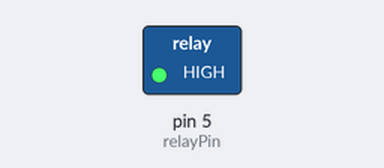
A sketch run on a simulated Arduino Uno, built with avr-gcc and run on an emulated ATmega328P. Shown: switched loads named in the sketch (green lamp = pin HIGH).

Above: at 1.7 s.
At 6.2 s:
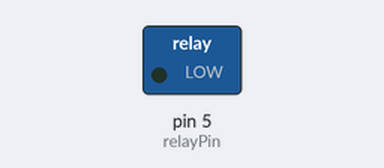
Timing chart, 0 to 7.9 s (numbered marks = the images above):
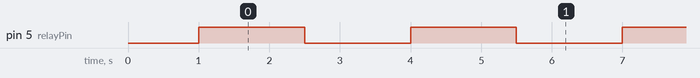

The sketch:

switch_to_RELAY_ON_OFF.ino
```cpp
const int relayPin = 5;                            // Pin Number 5 connected to Relay
int relayState = 0;                                // Variable for initializing


void setup()
{
  pinMode(relayPin, OUTPUT);
  relayState = LOW;
  digitalWrite(relayPin, relayState);
  delay(1000);
}


void loop()
{
  relayState = HIGH;
  digitalWrite(relayPin, relayState);
  delay(1500);
  relayState = LOW;
  digitalWrite(relayPin, relayState);
  delay(1500);

}
```

Measured:
- by itself, pin 5 (relayPin): alternates HIGH for 1.5 s and LOW for 1.5 s
